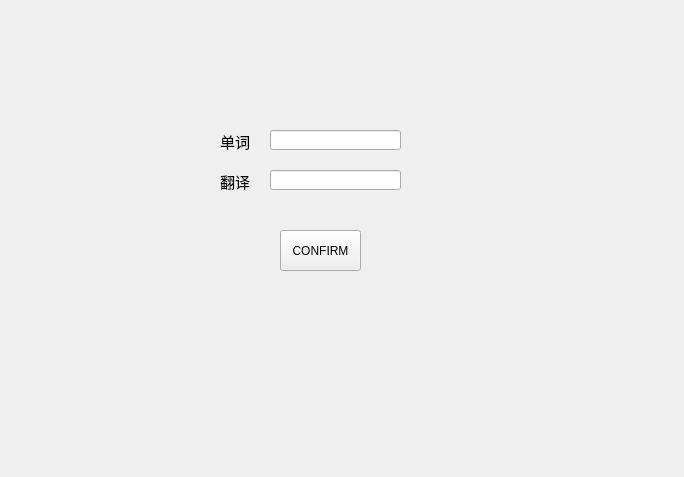
<?xml version="1.0" encoding="UTF-8"?>
<ui version="4.0">
 <class>input</class>
 <widget class="QWidget" name="input">
  <property name="geometry">
   <rect>
    <x>0</x>
    <y>0</y>
    <width>684</width>
    <height>477</height>
   </rect>
  </property>
  <property name="windowTitle">
   <string>Form</string>
  </property>
  <widget class="QLabel" name="label">
   <property name="geometry">
    <rect>
     <x>220</x>
     <y>130</y>
     <width>41</width>
     <height>21</height>
    </rect>
   </property>
   <property name="text">
    <string>&lt;html&gt;&lt;head/&gt;&lt;body&gt;&lt;p&gt;&lt;span style=&quot; font-size:11pt;&quot;&gt;单词&lt;/span&gt;&lt;/p&gt;&lt;/body&gt;&lt;/html&gt;</string>
   </property>
  </widget>
  <widget class="QLabel" name="label_2">
   <property name="geometry">
    <rect>
     <x>220</x>
     <y>170</y>
     <width>41</width>
     <height>21</height>
    </rect>
   </property>
   <property name="text">
    <string>&lt;html&gt;&lt;head/&gt;&lt;body&gt;&lt;p&gt;&lt;span style=&quot; font-size:11pt;&quot;&gt;翻译&lt;/span&gt;&lt;/p&gt;&lt;/body&gt;&lt;/html&gt;</string>
   </property>
  </widget>
  <widget class="QPushButton" name="pushButton">
   <property name="geometry">
    <rect>
     <x>280</x>
     <y>230</y>
     <width>81</width>
     <height>41</height>
    </rect>
   </property>
   <property name="text">
    <string>CONFIRM</string>
   </property>
  </widget>
  <widget class="QLineEdit" name="word">
   <property name="geometry">
    <rect>
     <x>270</x>
     <y>130</y>
     <width>131</width>
     <height>20</height>
    </rect>
   </property>
  </widget>
  <widget class="QLineEdit" name="trans">
   <property name="geometry">
    <rect>
     <x>270</x>
     <y>170</y>
     <width>131</width>
     <height>20</height>
    </rect>
   </property>
  </widget>
 </widget>
 <resources/>
 <connections/>
</ui>
